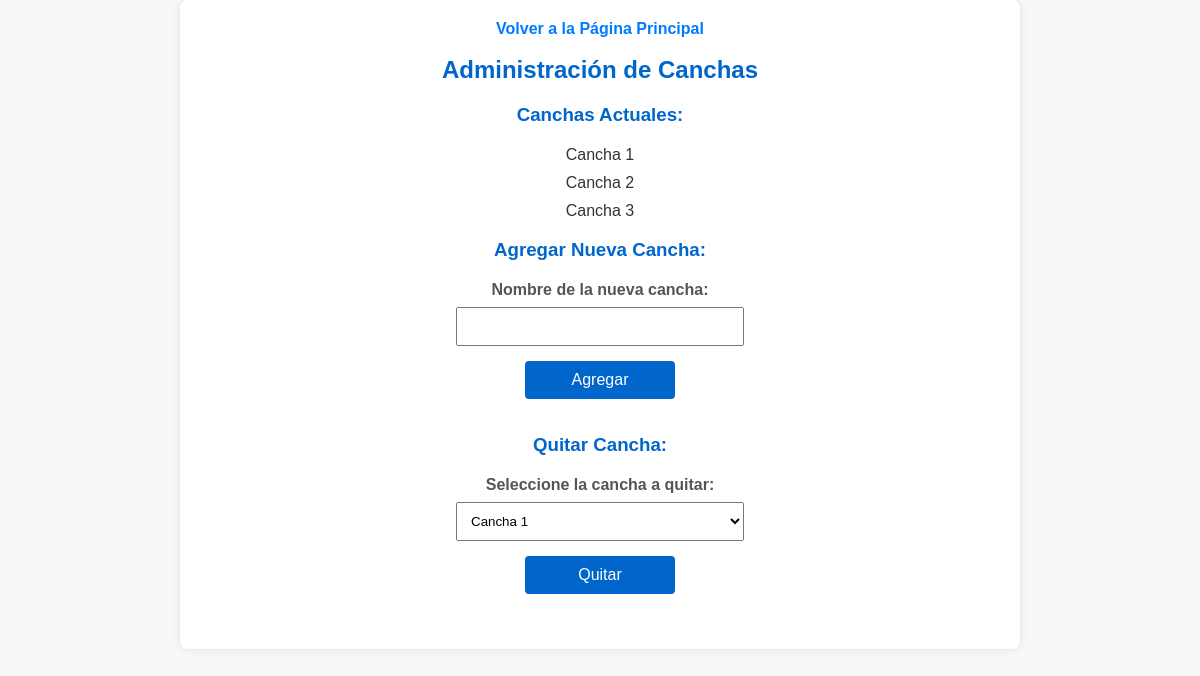
The page /admin/agregar_quitar_canchas.php (signed in) on the database its author committed.
### tables this page shows
CREATE TABLE `canchas` (
  `id` int(11) NOT NULL,
  `nombre` varchar(255) NOT NULL,
  `disponible` tinyint(1) DEFAULT '1'
);

### admin/agregar_quitar_canchas.php (the view, shortened to what this page needs)
<?php
require_once '../config.php';
$result = $conn->query("SELECT * FROM canchas");
$canchas = $result->fetch_all(MYSQLI_ASSOC);
?>
<!DOCTYPE html>
<html lang="es">
<head>
    <link rel="stylesheet" href="../estilos.css">
</head>
<body>
    <div class="container">
        <p><a href="index.php">Volver a la Página Principal</a></p>
        <br>
        <h2>Administración de Canchas</h2>
        <h3>Canchas Actuales:</h3>
        <ul>
            <?php
            foreach ($canchas as $cancha) {
                echo "<li>{$cancha['nombre']}</li>";
            }
            ?>
        </ul>
        <h3>Agregar Nueva Cancha:</h3>
        <form method='post' action='agregar_quitar_canchas.php'>
            <label for="nueva_cancha_nombre">Nombre de la nueva cancha:</label>
            <input type='text' name='nueva_cancha_nombre' required>
            <button type='submit' name='agregar_cancha'>Agregar</button>
        </form>
        <h3>Quitar Cancha:</h3>
        <form method='post' action='agregar_quitar_canchas.php'>
            <label for="cancha_id_quitar">Seleccione la cancha a quitar:</label>
            <select name='cancha_id_quitar'>
                <?php
                foreach ($canchas as $cancha) {
                    echo "<option value='{$cancha['id']}'>{$cancha['nombre']}</option>";
                }
                ?>
            </select>
            <button type='submit' name='quitar_cancha'>Quitar</button>
        </form>
    </div>
</body>
</html>

### estilos.css (style rules this page uses)
body, h1, h2, p, ul, li, form, input, select, table { margin: 0; padding: 0; }
body { font-family: 'Arial', sans-serif; background-color: #f8f8f8; color: #333; }
.container { width: 100%; max-width: 1200px; margin: 0 auto; padding: 20px; text-align: left; }
h1, h2, h3 { color: #0066cc; margin-bottom: 20px; }
form { margin-bottom: 20px; width: 60%; max-width: 600px; margin-left: auto; margin-right: auto; }
label { display: block; margin-bottom: 8px; font-weight: bold; }
input, select, button { width: 100%; padding: 10px; margin-bottom: 15px; box-sizing: border-box; }
button { background-color: #0066cc; color: #fff; padding: 10px 15px; border: none; cursor: pointer; }
ul { list-style-type: none; margin: 0; padding: 0; }
li { margin-bottom: 10px; }
a { color: #0066cc; }

### admin/agregar_quitar_canchas.php (style rules this page uses)
body { font-family: 'Arial', sans-serif; background-color: #f8f8f8; color: #333; margin: 0; padding: 0; box-sizing: border-box; }
.container { width: 100%; max-width: 800px; margin: 0 auto; padding: 20px; text-align: center; background-color: #fff; border-radius: 8px; box-shadow: 0 0 10px rgba(0, 0, 0, 0.1); }
h2, h3 { color: #0066cc; margin-bottom: 20px; }
ul { list-style-type: none; padding: 0; margin: 0; }
li { margin-bottom: 10px; }
a { color: #007bff; text-decoration: none; font-weight: bold; }
form { margin-top: 20px; display: flex; flex-direction: column; align-items: center; }
label { margin-bottom: 8px; font-weight: bold; color: #555; }
select, input, button { width: 60%; padding: 10px; margin-bottom: 15px; box-sizing: border-box; }
button { background-color: #0066cc; width: 150px; color: #fff; padding: 10px; border: none; border-radius: 4px; cursor: pointer; font-size: 16px; }

### rows shown on the page
canchas: nombre "Cancha 1"
canchas: nombre "Cancha 2"
canchas: nombre "Cancha 3"

### other values the page prints
form field cancha_id_quitar "Cancha 1"
